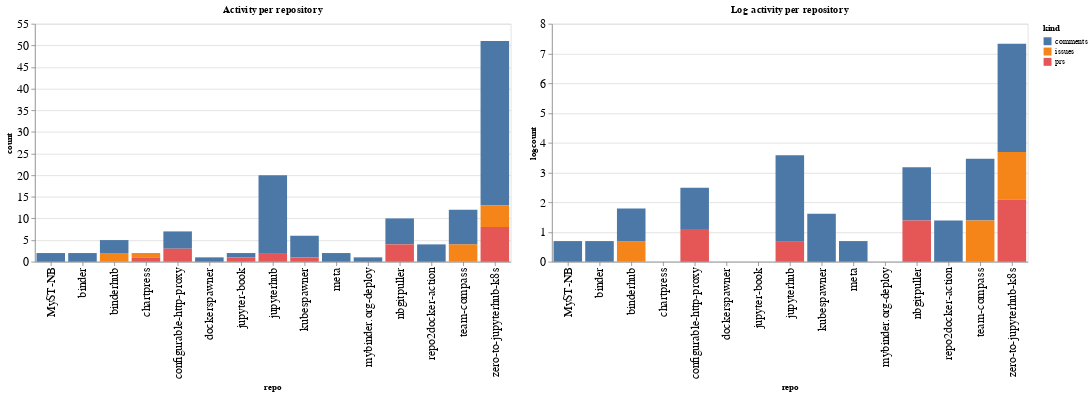

Write notebook code for a chart like this one.
### Code cell
ch1 = alt.Chart(repo_summaries, width=600, title="Activity per repository").mark_bar().encode(
    x='repo',
    y='count',
    color='kind',
    tooltip="kind"
)

ch2 = alt.Chart(repo_summaries, width=600, title="Log activity per repository").mark_bar().encode(
    x='repo',
    y='logcount',
    color='kind',
    tooltip="kind"
)

ch1 | ch2

### Figure 1 — Vega-Lite specification as saved in the notebook (floating-point values rounded to 4 significant figures)
{"config": {"axisLeft": {"labelFontSize": 15}, "axisBottom": {"labelFontSize": 15}}, "hconcat": [{"mark": "bar", "encoding": {"color": {"type": "nominal", "field": "kind"}, "tooltip": {"type": "nominal", "field": "kind"}, "x": {"type": "nominal", "field": "repo"}, "y": {"type": "quantitative", "field": "count"}}, "title": "Activity per repository", "width": 600}, {"mark": "bar", "encoding": {"color": {"type": "nominal", "field": "kind"}, "tooltip": {"type": "nominal", "field": "kind"}, "x": {"type": "nominal", "field": "repo"}, "y": {"type": "quantitative", "field": "logcount"}}, "title": "Log activity per repository", "width": 600}], "data": {"name": "data-e0b10deb90094031ec13d2616e1220d0"}, "$schema": "https://vega.github.io/schema/vega-lite/v4.8.1.json", "datasets": {"data-e0b10deb90094031ec13d2616e1220d0": [{"repo": "MyST-NB", "kind": "comments", "count": 2, "logcount": 0.6931}, {"repo": "binder", "kind": "comments", "count": 2, "logcount": 0.6931}, {"repo": "binderhub", "kind": "comments", "count": 3, "logcount": 1.099}, {"repo": "binderhub", "kind": "issues", "count": 2, "logcount": 0.6931}, {"repo": "chartpress", "kind": "issues", "count": 1, "logcount": 0.0}, {"repo": "chartpress", "kind": "prs", "count": 1, "logcount": 0.0}, {"repo": "configurable-http-proxy", "kind": "comments", "count": 4, "logcount": 1.386}, {"repo": "configurable-http-proxy", "kind": "prs", "count": 3, "logcount": 1.099}, {"repo": "dockerspawner", "kind": "comments", "count": 1, "logcount": 0.0}, {"repo": "jupyter-book", "kind": "comments", "count": 1, "logcount": 0.0}, {"repo": "jupyter-book", "kind": "prs", "count": 1, "logcount": 0.0}, {"repo": "jupyterhub", "kind": "comments", "count": 18, "logcount": 2.89}, {"repo": "jupyterhub", "kind": "prs", "count": 2, "logcount": 0.6931}, {"repo": "kubespawner", "kind": "comments", "count": 5, "logcount": 1.609}, {"repo": "kubespawner", "kind": "prs", "count": 1, "logcount": 0.0}, {"repo": "meta", "kind": "comments", "count": 2, "logcount": 0.6931}, {"repo": "mybinder.org-deploy", "kind": "comments", "count": 1, "logcount": 0.0}, {"repo": "nbgitpuller", "kind": "comments", "count": 6, "logcount": 1.792}, {"repo": "nbgitpuller", "kind": "prs", "count": 4, "logcount": 1.386}, {"repo": "repo2docker-action", "kind": "comments", "count": 4, "logcount": 1.386}, {"repo": "team-compass", "kind": "comments", "count": 8, "logcount": 2.079}, {"repo": "team-compass", "kind": "issues", "count": 4, "logcount": 1.386}, {"repo": "zero-to-jupyterhub-k8s", "kind": "comments", "count": 38, "logcount": 3.638}, {"repo": "zero-to-jupyterhub-k8s", "kind": "issues", "count": 5, "logcount": 1.609}, {"repo": "zero-to-jupyterhub-k8s", "kind": "prs", "count": 8, "logcount": 2.079}]}}
